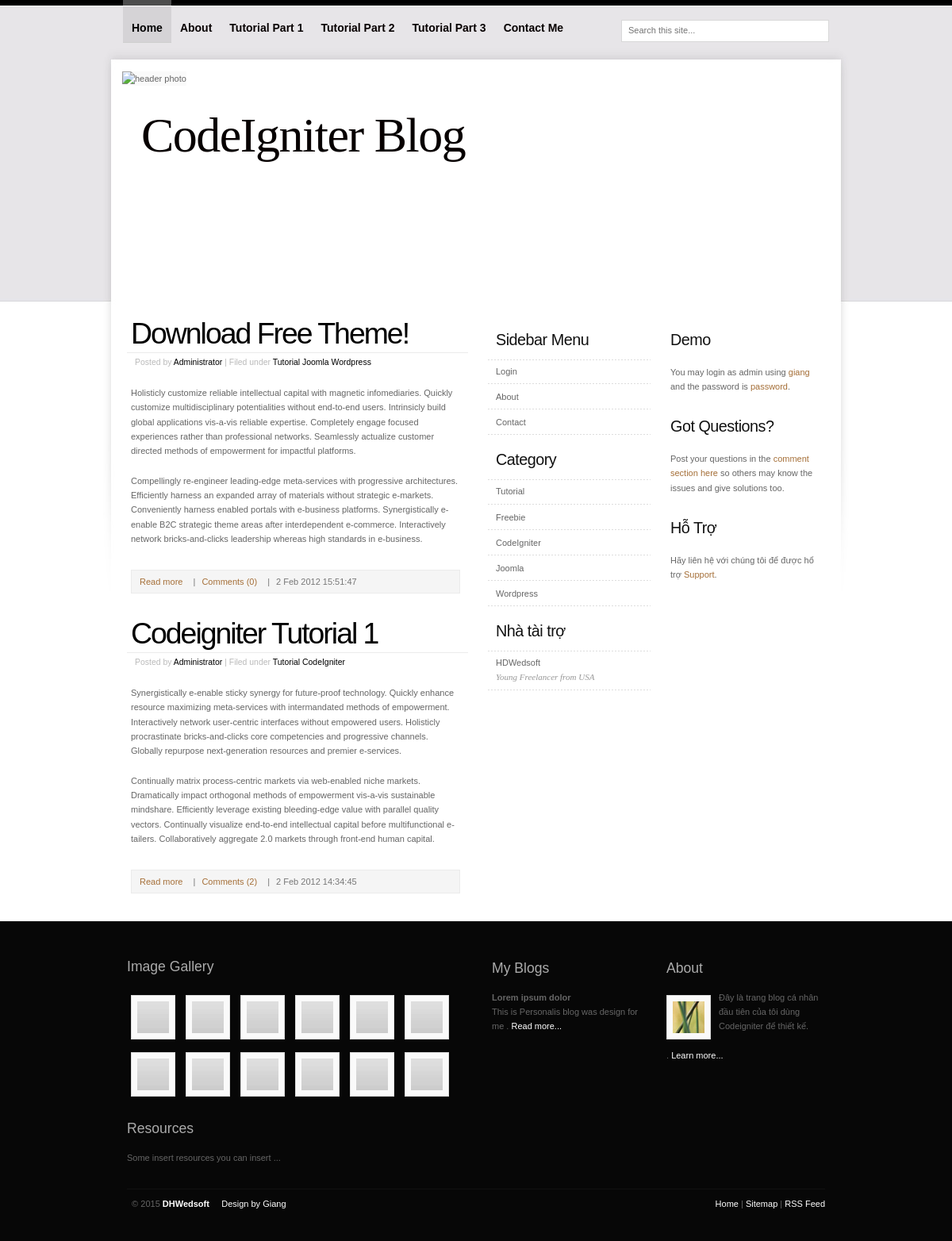
Before: / with the older database file.
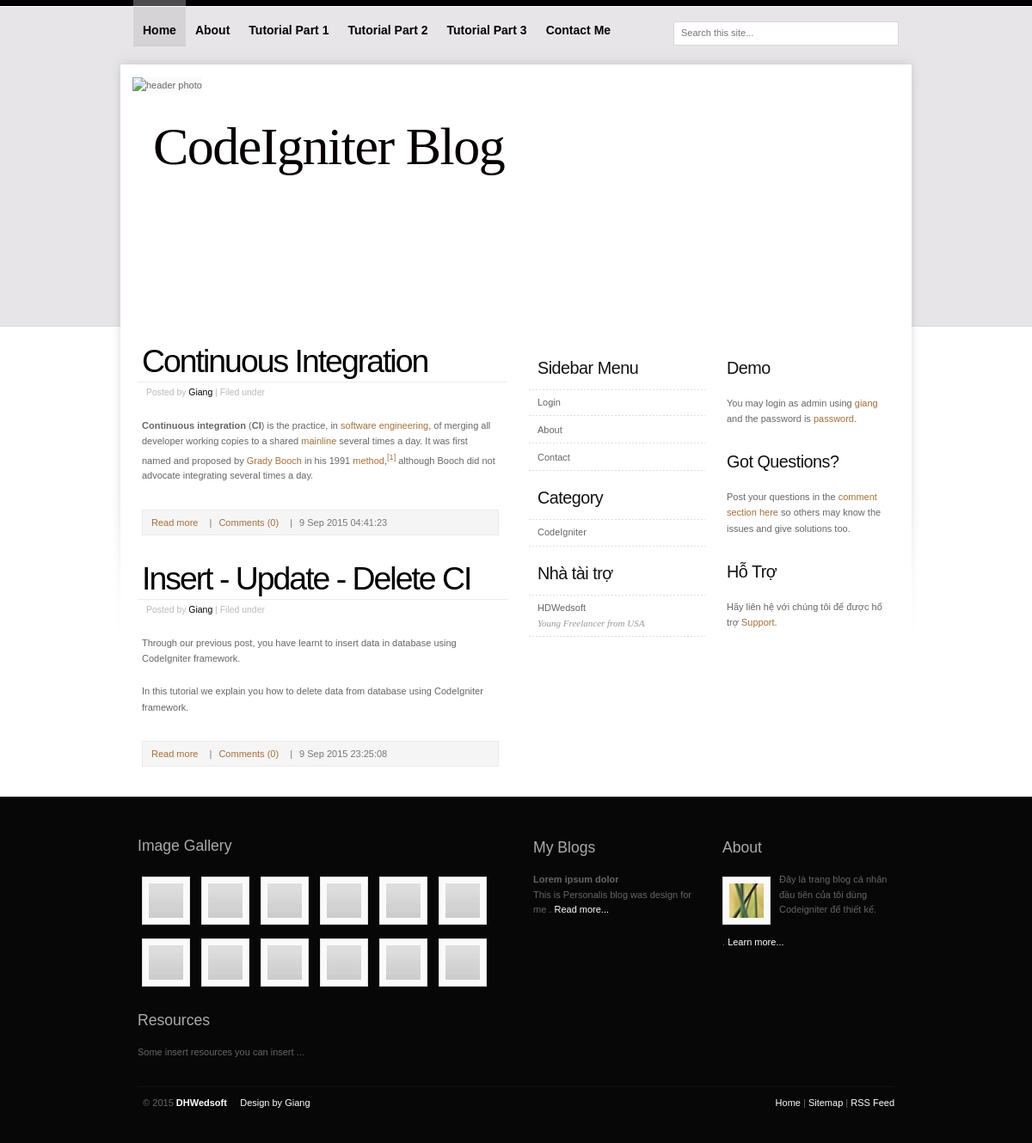
After: the same page with the newer database file.
### tables this page shows
CREATE TABLE IF NOT EXISTS `entry` (
  `entry_id` int(11) NOT NULL AUTO_INCREMENT,
  `author_id` int(11) NOT NULL,
  `entry_name` varchar(255) NOT NULL,
  `entry_body` text NOT NULL,
  `entry_date` timestamp NOT NULL DEFAULT CURRENT_TIMESTAMP,
  `comment_count` int(11) NOT NULL DEFAULT '0',
  PRIMARY KEY (`entry_id`)
);

CREATE TABLE IF NOT EXISTS `users` (
  `id` mediumint(8) unsigned NOT NULL AUTO_INCREMENT,
  `ip_address` int(10) unsigned NOT NULL,
  `username` varchar(100) NOT NULL,
  `password` varchar(40) NOT NULL,
  `salt` varchar(40) DEFAULT NULL,
  `email` varchar(100) NOT NULL,
  `activation_code` varchar(40) DEFAULT NULL,
  `forgotten_password_code` varchar(40) DEFAULT NULL,
  `remember_code` varchar(40) DEFAULT NULL,
  `created_on` int(11) unsigned NOT NULL,
  `last_login` int(11) unsigned DEFAULT NULL,
  `active` tinyint(1) unsigned DEFAULT NULL,
  `first_name` varchar(50) DEFAULT NULL,
  `last_name` varchar(50) DEFAULT NULL,
  `company` varchar(100) DEFAULT NULL,
  `phone` varchar(20) DEFAULT NULL,
  PRIMARY KEY (`id`)
);

CREATE TABLE IF NOT EXISTS `entry_category` (
  `category_id` int(11) NOT NULL AUTO_INCREMENT,
  `category_name` varchar(150) NOT NULL,
  `slug` varchar(150) NOT NULL,
  PRIMARY KEY (`category_id`)
);

### application/controllers/blog.php (called while the page is built, shortened)
<?php if ( ! defined('BASEPATH')) exit('No direct script access allowed');
class Blog extends CI_Controller {
	function __construct()
	{
		$this->load->model('blog_model');
	}
	public function index()
	{
		$data['title'] = 'Home - '.$this->config->item('site_title', 'ion_auth');
		$data['current'] = 'HOME';
		$data['posts'] = $this->blog_model->get_posts();
		$data['categories'] = $this->blog_model->get_categories();
		$this->load->view('blog/index',$data);
	}
}

### index.php (called while the page is built, shortened)
<?php
require_once BASEPATH.'core/CodeIgniter.php';

### application/models/blog_model.php (called while the page is built, shortened)
<?php if ( ! defined('BASEPATH')) exit('No direct script access allowed');
class Blog_model extends CI_Model {
	function get_posts()
	{
		$this->db->order_by('entry_date','desc');
		$query = $this->db->get('entry');
		return $query->result();
	}
	function get_categories()
	{
		$query = $this->db->get('entry_category');
		return $query->result();
	}
	function get_related_categories($post_id)
	{
		$category = array();
		$this->db->where('object_id',$post_id);
		$query = $this->db->get('entry_relationships');
		foreach($query->result() as $row)
		{
			$this->db->where('category_id',$row->category_id);
			$query = $this->db->get('entry_category');
			$category = array_merge($category,$query->result());
		}
		return $category;
	}
}

### application/models/ion_auth_model.php (called while the page is built, shortened)
<?php  if ( ! defined('BASEPATH')) exit('No direct script access allowed');
class Ion_auth_model extends CI_Model
{
	public $tables = array();
	public $_ion_where = array();
	public $_ion_select = array();
	protected $response = NULL;
	public function __construct()
	{
		$this->tables  = $this->config->item('tables', 'ion_auth');
	}
	public function limit($limit)
	{
		return $this;
	}
	public function where($where, $value = NULL)
	{
		if (!is_array($where))
		{
			$where = array($where => $value);
		}
		array_push($this->_ion_where, $where);
		return $this;
	}
	public function row()
	{
		$row = $this->response->row();
		return $row;
	}
	public function users()
	{
        if (isset($this->_ion_select))
        {
            $this->_ion_select = array();
        }
		if (isset($this->_ion_where))
		{
			foreach ($this->_ion_where as $where)
			{
				$this->db->where($where);
			}
			$this->_ion_where = array();
		}
		$this->response = $this->db->get($this->tables['users']);
		return $this;
	}
	public function user($id = NULL)
	{
		$this->users();
		return $this;
	}
}

### application/libraries/Ion_auth.php (called while the page is built, shortened)
<?php  if ( ! defined('BASEPATH')) exit('No direct script access allowed');
class Ion_auth
{
	protected $ci;
	public function __construct()
	{
		$this->ci =& get_instance();
		$this->ci->ion_auth_model->trigger_events('library_constructor');
	}
	public function __call($method, $arguments)
	{
		return call_user_func_array( array($this->ci->ion_auth_model, $method), $arguments);
	}
	public function logged_in()
	{
		$this->ci->ion_auth_model->trigger_events('logged_in');
		$identity = $this->ci->config->item('identity', 'ion_auth');
		return (bool) $this->ci->session->userdata($identity);
	}
}

### application/views/blog/index.php (the view)
<?php $this->load->view('blog/header');?>
<body>
	<?php $this->load->view('blog/menu_top');?>
	<div id="content-outer" class="clear"><div id="content-wrapper">
		<div id="content"><div class="col-one">
			<?php if( $posts ): foreach($posts as $post): ?>
			<h2><a href="<?php echo base_url().'post/'.$post->entry_id;?>"><?php echo ucwords($post->entry_name);?></a></h2>
			<p class="post-info">Posted by <a href="#"><?php $author = $this->ion_auth->user($post->author_id)->row(); echo ucfirst($author->username);?></a> | Filed under <?php $item = $this->blog_model->get_related_categories($post->entry_id); foreach($item as $category): ?><a href="<?php echo base_url().$category->slug;?>"><?php echo $category->category_name;?></a> <?php endforeach;?></p>
            <?php echo $post->entry_body;
?>
			<p class="postmeta">
			<a href="<?php echo base_url().'post/'.$post->entry_id;?>" class="readmore">Read more</a> |
			<a href="<?php echo base_url().'post/'.$post->entry_id.'#comments';?>" class="comments">Comments (<?php echo $post->comment_count;?>)</a> |
			<span class="date"><?php echo mdate('%n %M %Y %H:%i:%s',human_to_unix($post->entry_date));?></span>
			</p>
			<?php endforeach; else: ?>
			<h2>No post yet!</h2>
			<?php endif;?>
		</div></div>
		<?php $this->load->view('blog/menu_sidebar');?>
		<?php $this->load->view('blog/sidebar');?>
	</div></div>
	<?php $this->load->view('blog/footer');?>
</body>
</html>

### application/libraries/MX/Loader.php (shortened to what this page needs)
<?php (defined('BASEPATH')) OR exit('No direct script access allowed');
class MX_Loader extends CI_Loader
{
	public $_ci_cached_vars = array();
	public function database($params = '', $return = FALSE, $active_record = NULL) {
		if (class_exists('CI_DB', FALSE) AND $return == FALSE AND $active_record == NULL AND isset(CI::$APP->db) AND is_object(CI::$APP->db))
			return;
		CI::$APP->db = DB($params, $active_record);
		return CI::$APP->db;
	}
	public function view($view, $vars = array(), $return = FALSE) {
		return $this->_ci_load(array('_ci_view' => $view, '_ci_vars' => $this->_ci_object_to_array($vars), '_ci_return' => $return));
	}
	public function __get($class) {
		return (isset($this->controller)) ? $this->controller->$class : CI::$APP->$class;
	}
	public function _ci_load($_ci_data) {
		extract($_ci_data);
		if (isset($_ci_view)) {
			$_ci_path = '';
			$_ci_file = (pathinfo($_ci_view, PATHINFO_EXTENSION)) ? $_ci_view : $_ci_view.EXT;
			foreach ($this->_ci_view_paths as $path => $cascade) {
				if (file_exists($view = $path.$_ci_file)) {
					$_ci_path = $view;
					break;
				}
			}
		} elseif (isset($_ci_path)) {
			$_ci_file = basename($_ci_path);
			if( ! file_exists($_ci_path)) $_ci_path = '';
		}
		if (isset($_ci_vars))
			$this->_ci_cached_vars = array_merge($this->_ci_cached_vars, (array) $_ci_vars);
		extract($this->_ci_cached_vars);
		if ((bool) @ini_get('short_open_tag') === FALSE AND CI::$APP->config->item('rewrite_short_tags') == TRUE) {
			echo eval('?>'.preg_replace("/;*\s*\?>/", "; ?>", str_replace('<?=', '<?php echo ', file_get_contents($_ci_path))));
		} else {
			include($_ci_path);
		}
		if (ob_get_level() > $this->_ci_ob_level + 1) {
			ob_end_flush();
		} else {
			CI::$APP->output->append_output(ob_get_clean());
		}
	}
}

### application/views/blog/header.php (shortened to what this page needs)
<!DOCTYPE html PUBLIC "-//W3C//DTD XHTML 1.0 Strict//EN" "http://www.w3.org/TR/xhtml1/DTD/xhtml1-strict.dtd">
<html xmlns="http://www.w3.org/1999/xhtml" xml:lang="en" lang="en">
<head>
<link rel="stylesheet" href="<?php echo base_url();?>assets/css/unbound.css" type="text/css" />
</head>

### application/views/blog/menu_top.php (shortened to what this page needs)
<div id="header-wrap">
	<div id="header-photo">
	<img alt="header photo" src="<?php echo base_url();?>assets/img/header-photo.jpg" width="890" height="290" />
	</div>
	<h1 id="logo-text"><a href="<?php echo base_url();?>" title="">CodeIgniter Blog</a></h1>
	<div id="nav">
		<ul>
			<li <?php echo ( isset($current) && $current === 'HOME' ) ? 'id="current"' : ''?>><a href="<?php echo base_url();?>">Home</a></li>
			<li <?php echo ( isset($current) && $current === 'ABOUT' ) ? 'id="current"' : ''?>><a href="<?php echo base_url();?>about">About</a></li>
			<li><a href="#" target="_blank" rel="follow">Tutorial Part 1</a></li>
			<li><a href="#" target="_blank" rel="follow">Tutorial Part 2</a></li>
			<li><a href="#" target="_blank" rel="follow">Tutorial Part 3</a></li>
			<li><a href="#" target="_blank" rel="follow">Contact Me</a></li>
		</ul>
	</div>
	<form id="quick-search" action="index.html" method="get" >
		<p>
		<input class="tbox" id="qsearch" type="text" name="qsearch" placeholder="Search this site..." title="Start typing and hit ENTER" />
		</p>
	</form>
</div>

### application/views/blog/menu_sidebar.php (shortened to what this page needs)
<div class="col-two">
	<?php if ( ! $this->ion_auth->logged_in() ):?>
	<h3>Sidebar Menu</h3>
	<ul class="sidemenu">
		<li><a href="<?php echo base_url().'auth/login';?>">Login</a></li>
		<li><a href="<?php echo base_url().'about';?>">About</a></li>
		<li><a href="<?php echo base_url().'about';?>" rel="follow" target="_blank">Contact</a></li>
	<?php endif; ?>
	</ul>
          <?php if( isset($categories) && $categories ):?>
	<h3>Category</h3>
	<ul class="sidemenu">
	<?php foreach( $categories as $category ):?>
		<li><a href="<?php echo base_url().'category/'.$category->slug;?>"><?php echo $category->category_name;?></a></li>
	<?php endforeach; ?>
	</ul>
	<?php endif; ?>
	<h3>Nhà tài trợ</h3>
	<ul class="sidemenu">
              <li><a href="http://www.hdwebsoft.com/" title="HDWedsoft">HDWedsoft<br />
              <span>Young Freelancer from USA</span></a>
              </li>
	</ul>
</div>

### application/views/blog/sidebar.php
<div class="col-three">
	<h3>Demo</h3>
	<p>You may login as admin using <a>giang</a> and the password is <a>password</a>.</p>
	<h3>Got Questions?</h3>
	<p>Post your questions in the <a>comment section here</a> so others may know the issues and give solutions too.</p>
	<h3>Hỗ Trợ</h3>
	<p>Hãy liên hệ với chúng tôi để được hổ trợ
	<a href="http://www.hdwebsoft.com/" target="_blank">Support</a>.</p>
</div>

### application/views/blog/footer.php
<div id="footer-wrapper">
	<div id="footer"><div class="col-one">
		<h3>Image Gallery </h3>
			<p class="thumbs">
				<a href="index.html"><img src="<?php echo base_url();?>assets/img/thumb.jpg" width="40" height="40" alt="thumbnail" /></a>
				<a href="index.html"><img src="<?php echo base_url();?>assets/img/thumb.jpg" width="40" height="40" alt="thumbnail" /></a>
				<a href="index.html"><img src="<?php echo base_url();?>assets/img/thumb.jpg" width="40" height="40" alt="thumbnail" /></a>
				<a href="index.html"><img src="<?php echo base_url();?>assets/img/thumb.jpg" width="40" height="40" alt="thumbnail" /></a>
				<a href="index.html"><img src="<?php echo base_url();?>assets/img/thumb.jpg" width="40" height="40" alt="thumbnail" /></a>
				<a href="index.html"><img src="<?php echo base_url();?>assets/img/thumb.jpg" width="40" height="40" alt="thumbnail" /></a>
				<a href="index.html"><img src="<?php echo base_url();?>assets/img/thumb.jpg" width="40" height="40" alt="thumbnail" /></a>
				<a href="index.html"><img src="<?php echo base_url();?>assets/img/thumb.jpg" width="40" height="40" alt="thumbnail" /></a>
				<a href="index.html"><img src="<?php echo base_url();?>assets/img/thumb.jpg" width="40" height="40" alt="thumbnail" /></a>
				<a href="index.html"><img src="<?php echo base_url();?>assets/img/thumb.jpg" width="40" height="40" alt="thumbnail" /></a>
				<a href="index.html"><img src="<?php echo base_url();?>assets/img/thumb.jpg" width="40" height="40" alt="thumbnail" /></a>
				<a href="index.html"><img src="<?php echo base_url();?>assets/img/thumb.jpg" width="40" height="40" alt="thumbnail" /></a>
			</p>
		<h3>Resources</h3>
               <p>
               Some insert resources you can insert ...
               </p>
	</div></div>
	<div class="col-two">
		<h3>My Blogs</h3>
		<p>
		<strong>Lorem ipsum dolor</strong> <br />
		This is Personalis blog was design for me . <a href="index.html">Read more...</a>
		</p>
	</div>
	<div class="col-three">
		<h3>About</h3>
		<p>
		<a href="#"><img src="<?php echo base_url();?>assets/img/thumb-2.jpg" width="40" height="40" alt="firefox" class="float-left" /></a>
		Đây là trang blog cá nhân đầu tiên của tôi dùng Codeigniter để thiết kế.</p>
		<p>
		. <a href="index.html">Learn more...</a></p>
	</div>
	<div id="footer-bottom">
		<p class="bottom-left">
		    &nbsp; &copy; <?php echo date('Y');?> <a href="http://www.hdwebsoft.com/"><strong>DHWedsoft</strong></a> &nbsp; &nbsp;
		    <a href="#" title="Website Templates">Design by Giang</a></p>
		<p class="bottom-right" >
			<a href="<?php echo base_url();?>">Home</a> |
			<a href="<?php echo base_url();?>">Sitemap</a> |
			<a href="<?php echo base_url();?>">RSS Feed</a>
		</p>
	</div>
</div>

Changed rows visible on the page:
removed entry: entry_name "Download Free Theme!", author.username "Administrator", entry_body "Holisticly customize reliable intellectual capital with magnetic infomediaries. Quickly customize multidisciplinary potentialities without end-to-end users. Intrinsicly build global applications vis-a-vis reliable expertise. Completely engage focused experiences rather than professional networks. Seamlessly actualize customer directed methods of empowerment for impactful platforms. Compellingly re-engineer leading-edge meta-services with progressive architectures. Efficiently harness an expanded array of materials without strategic e-markets. Conveniently harness enabled portals with e-business platforms. Synergistically e-enable B2C strategic theme areas after interdependent e-commerce.…", comment_count "0", entry_date "2 Feb 2012 15:51:47"
removed entry_category: category_name "Tutorial"
removed entry_category: category_name "Joomla"
removed entry_category: category_name "Wordpress"
removed entry: entry_name "Codeigniter Tutorial 1", author.username "Administrator", entry_body "Synergistically e-enable sticky synergy for future-proof technology. Quickly enhance resource maximizing meta-services with intermandated methods of empowerment. Interactively network user-centric interfaces without empowered users. Holisticly procrastinate bricks-and-clicks core competencies and progressive channels. Globally repurpose next-generation resources and premier e-services. Continually matrix process-centric markets via web-enabled niche markets. Dramatically impact orthogonal methods of empowerment vis-a-vis sustainable mindshare. Efficiently leverage existing bleeding-edge value with parallel quality vectors. Continually visualize end-to-end intellectual capital before…", comment_count "2", entry_date "2 Feb 2012 14:34:45", entry_category (category_name "CodeIgniter")
removed entry_category: category_name "Freebie", shown under "Category"
added entry: entry_name "Continuous Integration", author.username "Giang", entry_body "Continuous integration ( CI ) is the practice, in software engineering , of merging all developer working copies to a shared mainline several times a day. It was first named and proposed by Grady Booch in his 1991 method , [1] although Booch did not advocate integrating several times a day.", comment_count "0", entry_date "9 Sep 2015 04:41:23"
added entry: entry_name "Insert - Update - Delete CI", author.username "Giang", entry_body "Through our previous post, you have learnt to insert data in database using CodeIgniter framework. In this tutorial we explain you how to delete data from database using CodeIgniter framework.", comment_count "0", entry_date "9 Sep 2015 23:25:08"
